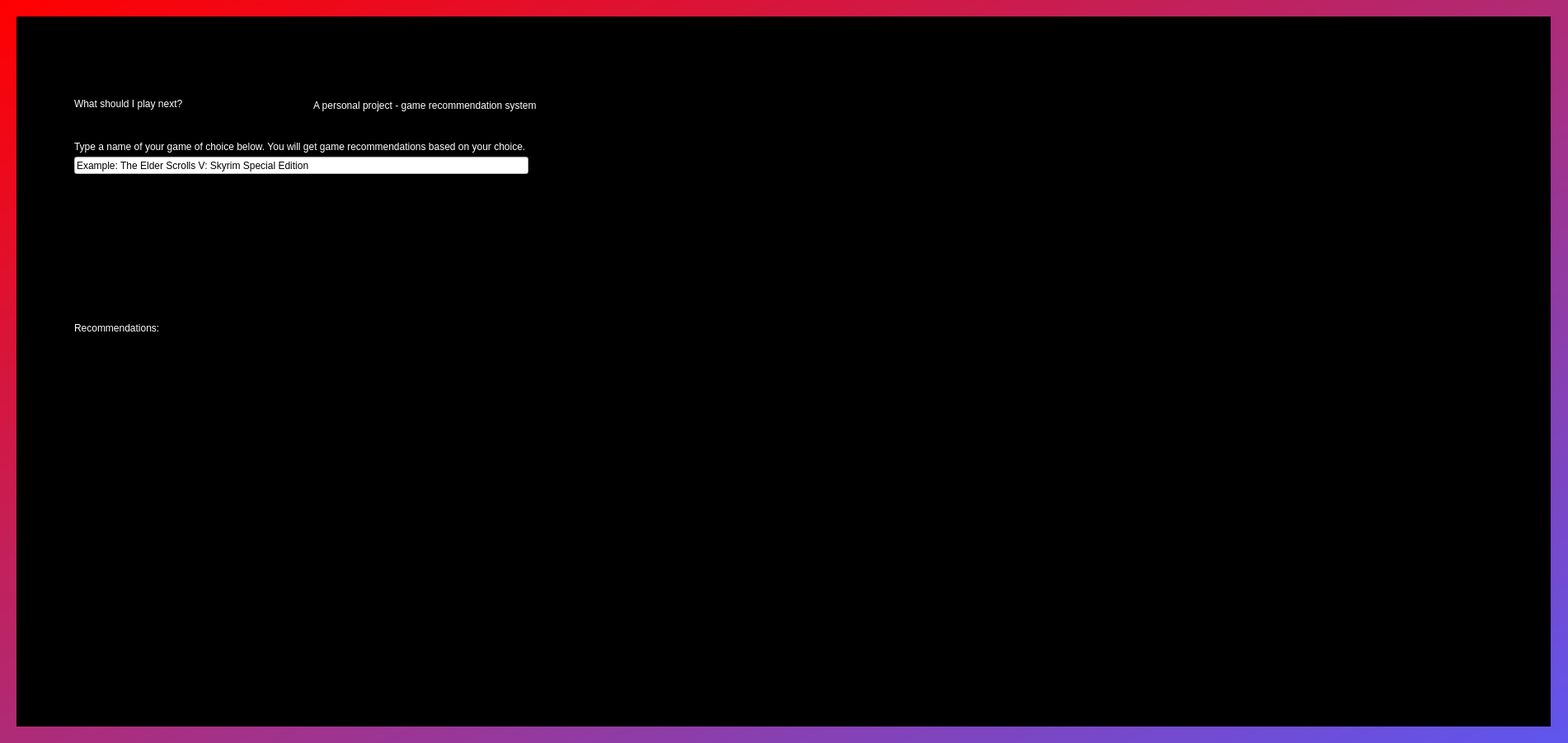
<?xml version="1.0" encoding="UTF-8"?>
<ui version="4.0">
 <class>MainWindow</class>
 <widget class="QMainWindow" name="MainWindow">
  <property name="geometry">
   <rect>
    <x>0</x>
    <y>0</y>
    <width>1902</width>
    <height>901</height>
   </rect>
  </property>
  <property name="windowTitle">
   <string>MainWindow</string>
  </property>
  <property name="styleSheet">
   <string notr="true">background-color: qlineargradient(spread:pad, x1:0, y1:0.505682, x2:1, y2:1, stop:0 rgba(75, 237, 220, 255), stop:1 rgba(94, 86, 239, 255));

background-color: qlineargradient(spread:pad, x1:0, y1:0, x2:1, y2:1, stop:0 rgba(255, 0, 0, 255), stop:1 rgba(94, 86, 239, 255));


</string>
  </property>
  <widget class="QWidget" name="centralwidget">
   <widget class="QLabel" name="black_background">
    <property name="geometry">
     <rect>
      <x>20</x>
      <y>20</y>
      <width>1861</width>
      <height>861</height>
     </rect>
    </property>
    <property name="styleSheet">
     <string notr="true">background-color: rgb(0, 0, 0);</string>
    </property>
    <property name="text">
     <string/>
    </property>
   </widget>
   <widget class="QLabel" name="title">
    <property name="geometry">
     <rect>
      <x>90</x>
      <y>50</y>
      <width>361</width>
      <height>151</height>
     </rect>
    </property>
    <property name="styleSheet">
     <string notr="true">background-color: qlineargradient(spread:pad, x1:0, y1:0, x2:1, y2:1, stop:0 rgba(255, 0, 0, 255), stop:1 rgba(94, 86, 239, 255));
font: 290 10pt &quot;Microsoft YaHei UI Light&quot;;
font: 700 22pt &quot;Bahnschrift SemiCondensed&quot;;
color: rgb(255, 255, 255);
background-color: rgb(255, 255, 255);
background-color: rgb(109, 78, 217);
background-color: rgb(0, 0, 0);</string>
    </property>
    <property name="text">
     <string>What should I play next?</string>
    </property>
   </widget>
   <widget class="QLineEdit" name="line_edit">
    <property name="geometry">
     <rect>
      <x>90</x>
      <y>190</y>
      <width>551</width>
      <height>21</height>
     </rect>
    </property>
    <property name="styleSheet">
     <string notr="true">background-color: rgb(255, 255, 255);
font: 11pt &quot;Segoe UI&quot;;</string>
    </property>
    <property name="text">
     <string>Example: The Elder Scrolls V: Skyrim Special Edition</string>
    </property>
   </widget>
   <widget class="QLabel" name="instructions">
    <property name="geometry">
     <rect>
      <x>90</x>
      <y>170</y>
      <width>601</width>
      <height>16</height>
     </rect>
    </property>
    <property name="styleSheet">
     <string notr="true">color: rgb(255, 255, 255);
background-color: rgb(0, 0, 0);</string>
    </property>
    <property name="text">
     <string>Type a name of your game of choice below. You will get game recommendations based on your choice.</string>
    </property>
   </widget>
   <widget class="QLabel" name="info_recommendations">
    <property name="geometry">
     <rect>
      <x>90</x>
      <y>390</y>
      <width>131</width>
      <height>16</height>
     </rect>
    </property>
    <property name="styleSheet">
     <string notr="true">background-color: rgb(0, 0, 0);
color: rgb(255, 255, 255);</string>
    </property>
    <property name="text">
     <string>Recommendations:</string>
    </property>
   </widget>
   <widget class="QLabel" name="recommendations">
    <property name="geometry">
     <rect>
      <x>90</x>
      <y>420</y>
      <width>531</width>
      <height>271</height>
     </rect>
    </property>
    <property name="styleSheet">
     <string notr="true">background-color: rgb(0, 0, 0);
color: rgb(255, 255, 255);</string>
    </property>
    <property name="text">
     <string>&lt;html&gt;&lt;head/&gt;&lt;body&gt;&lt;p&gt;&lt;br/&gt;&lt;/p&gt;&lt;/body&gt;&lt;/html&gt;</string>
    </property>
   </widget>
   <widget class="QLabel" name="project_description">
    <property name="geometry">
     <rect>
      <x>380</x>
      <y>120</y>
      <width>281</width>
      <height>16</height>
     </rect>
    </property>
    <property name="styleSheet">
     <string notr="true">color: rgb(255, 255, 255);
background-color: rgb(0, 0, 0);</string>
    </property>
    <property name="text">
     <string>A personal project - game recommendation system</string>
    </property>
   </widget>
  </widget>
 </widget>
 <resources/>
 <connections/>
</ui>
